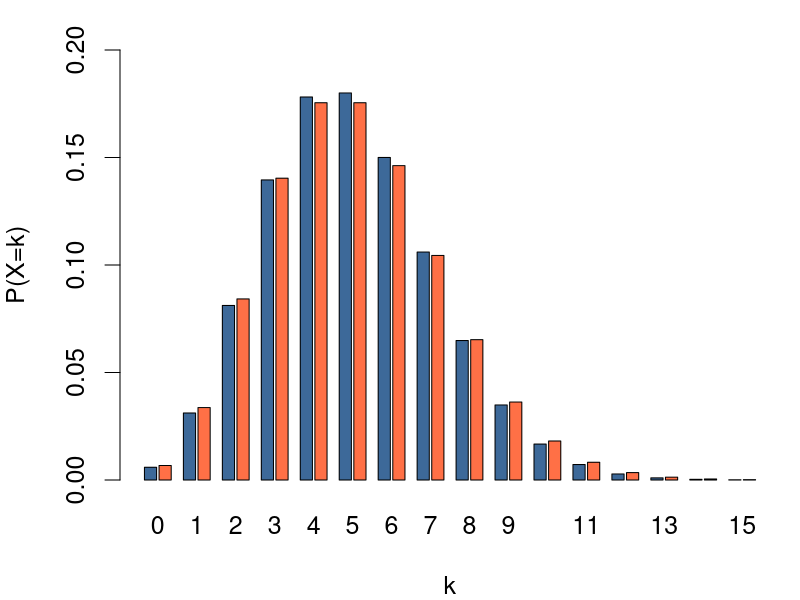

R code for this plot:
# Comparison of binmoial B(100,0.05) and poisson Po(5) distributions

d <- 0:15
b <- dbinom(d, 100, 0.05)

p <- dpois(d, 5)

m = t(matrix(c(b,p), nrow=16, ncol=2))
colnames(m) <- d

par(mai=c(1.2,1.2,0.5,0.2), cex=1.5)
barplot(m, ylim=c(0,0.2), beside=TRUE, space=c(0.2,1), col=c("#3D6999","#FF7046"),
        xlab="k", ylab="P(X=k)")
